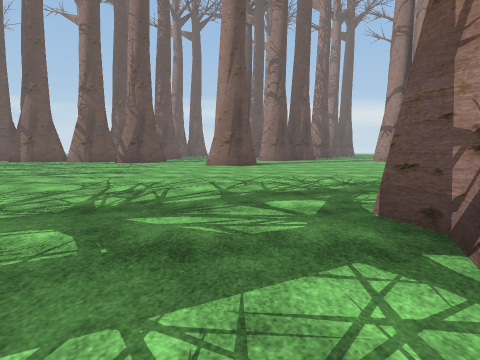
View 1 (above)

24 first-person views from a walk through a scene from a Unity 3-D project. The camera is 1.3 m above the floor, tilts 6° down and sees 80° across. The floor is counted in squares, 2 m on a side. Each view is taken from the middle of a square. On the plan, view 1 faces up. The plan holds only what a view shows up to about 9 squares ahead; the rest is blank. The place goes on beyond the plan. The player character is not drawn. Some surface patterns are stand-ins.

View 2
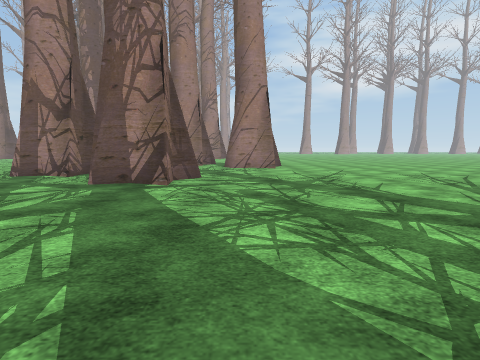

View 3
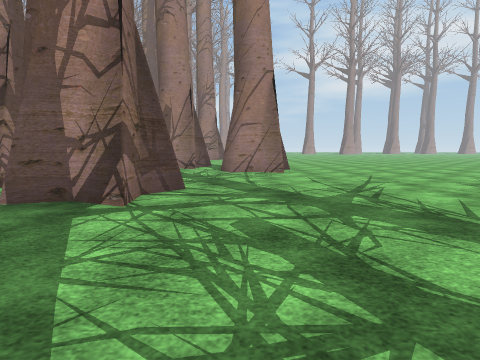

View 4
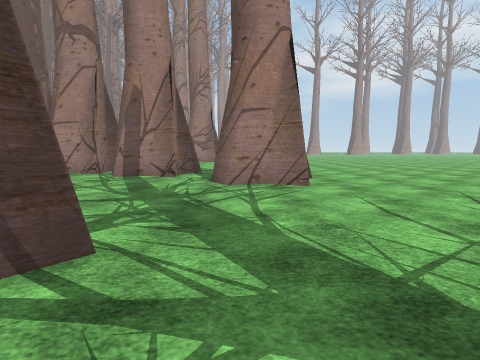

View 5
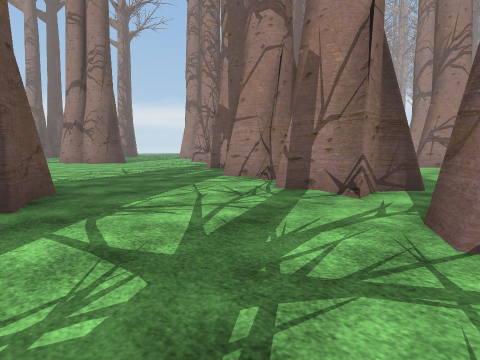

View 6
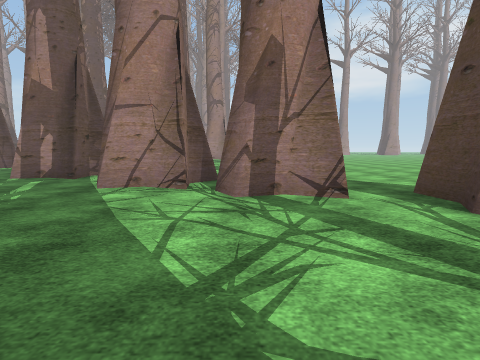

View 7
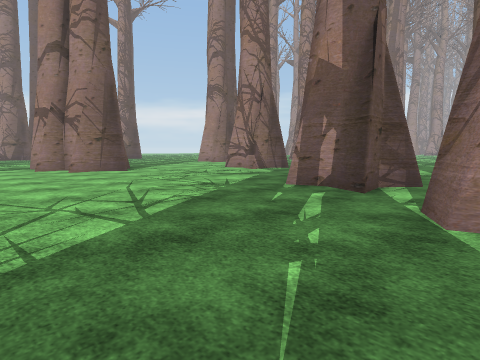

View 8
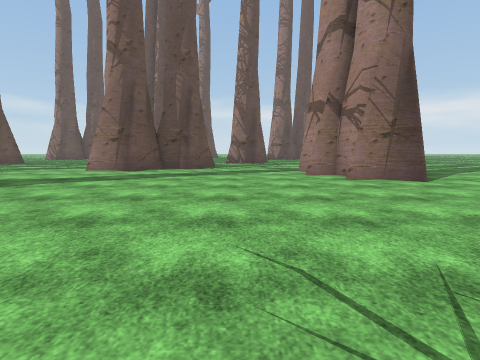

View 9
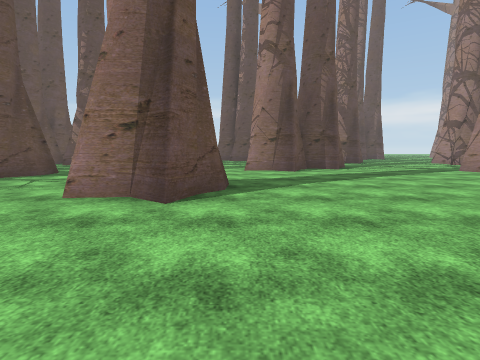

View 10
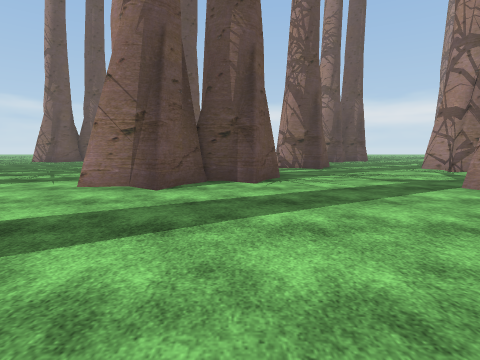

View 11
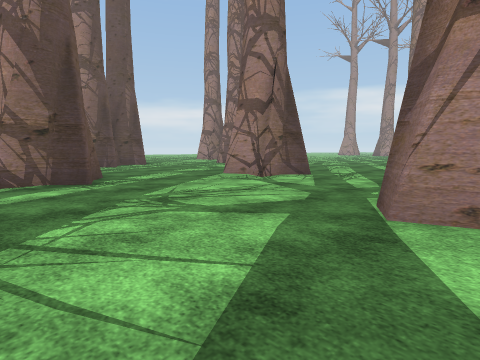

View 12
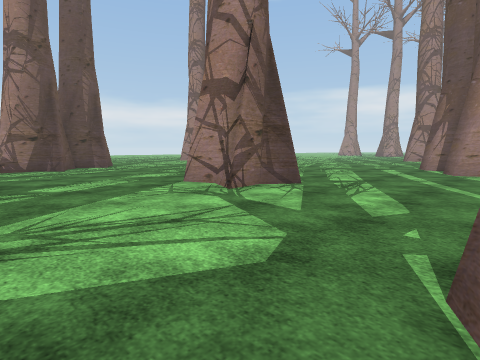

View 13
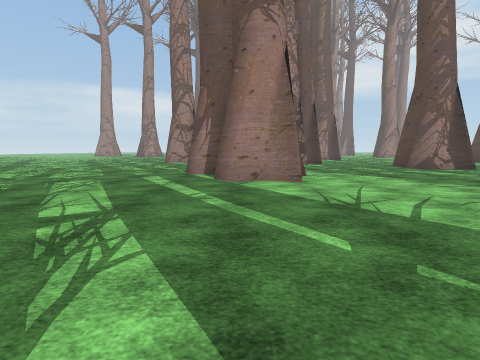

View 14
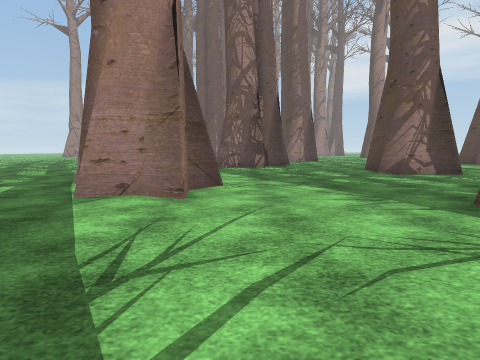

View 15
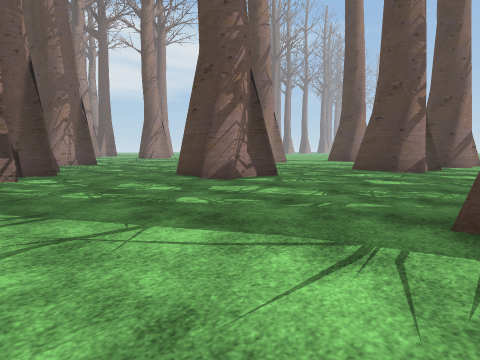

View 16
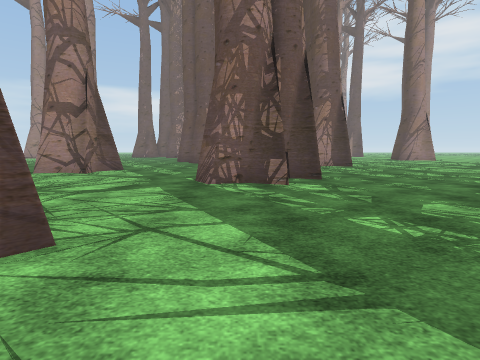

View 17
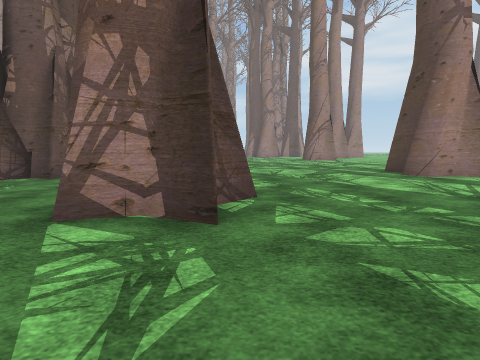

View 18
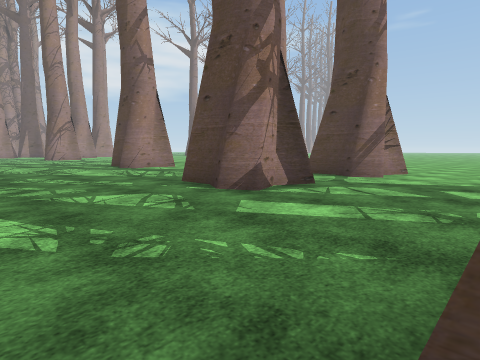

View 19
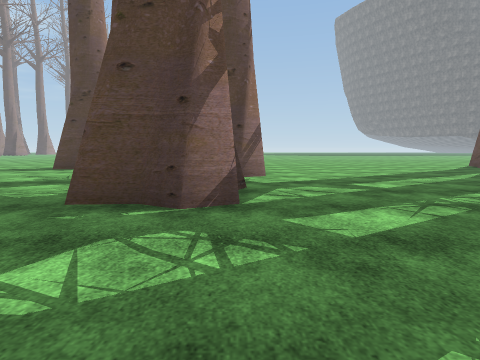

View 20
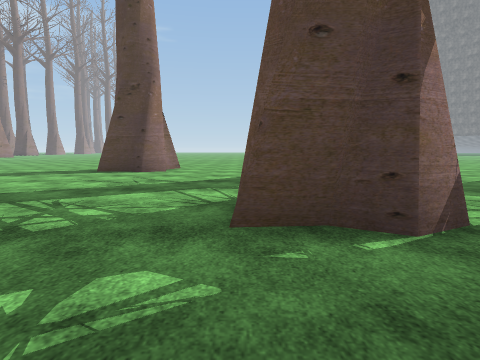

View 21
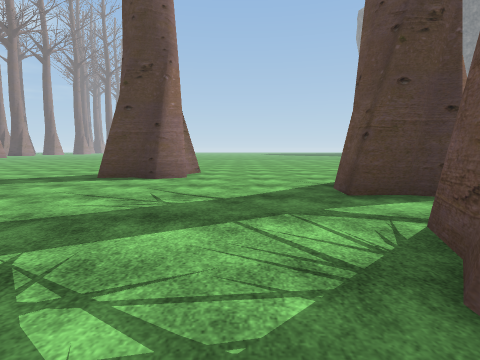

View 22
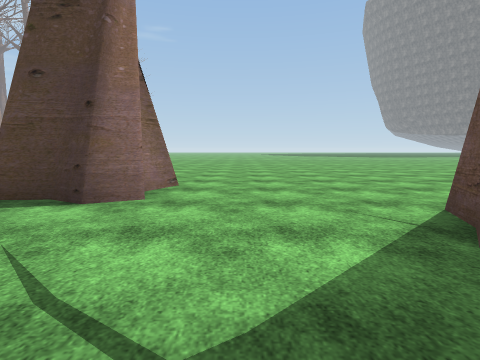

View 23
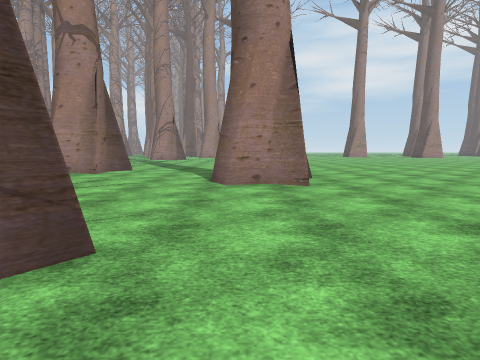

View 24
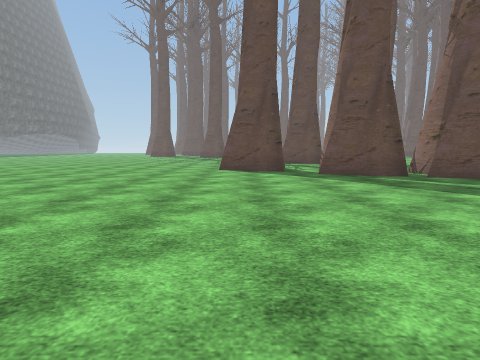

### Floor plan
Key: @ floor where view 1 was taken; # wall or solid block; x gap in a wall; . floor.
Columns run from 4 left of view 1 to 26 right of it. Each row starts with its distance up from view 1.
 29             #
 28             ##
 27             .#.
 26             ....
 25             .....     ..
 24             .....    ...
 23            #....    ......
 22           ##...#  ........   #
 21  ...     ......##.........  .##
 20  ...     ...............  ....#
 19   ...   #.............#  ......
 18    ... ##...........####.......
 17    ...##....## .....##........
 16    .........## ............#
 15 ..  .........# ............##
 14 ..   ........##.  ..........##
 13  .. #...........   #...........
 12  ..##............   ....##.....
 11   ................  ....## ....
 10    .....................##.....
  9 ................  #............
  8 ...............#   ............
  7 ...............## .............
  6 .....................###.......
  5 .......###...##  ....##.....##x
  4 .......##....##.............##
  3  .....##....###......##.......
  2   ....##....##.......##.......
  1  ......#..............#........
  0 ....@......##.............##...
 -1  ..........##.............# ...
 -2   .............................
 -3    ...........................
 -4     ..........................
 -5       ........................
 -6        .........           ...

Where each view was taken, in squares from view 1:
view 1: 0 up, 0 right, facing up
view 2: 0 up, 4 left, facing right
view 3: 0 up, 2 left, facing right
view 4: 0 up, 1 right, facing right
view 5: 0 up, 4 right, facing up-right
view 6: 3 up, 4 right, facing right
view 7: 5 up, 6 right, facing up-right
view 8: 8 up, 6 right, facing up
view 9: 8 up, 1 right, facing up
view 10: 12 up, 4 right, facing up
view 11: 16 up, 5 right, facing up-right
view 12: 17 up, 7 right, facing up-right
view 13: 18 up, 10 right, facing right
view 14: 16 up, 12 right, facing right
view 15: 16 up, 15 right, facing down-right
view 16: 16 up, 17 right, facing right
view 17: 10 up, 17 right, facing right
view 18: 10 up, 14 right, facing down-right
view 19: 10 up, 17 right, facing down
view 20: 9 up, 19 right, facing down
view 21: 7 up, 20 right, facing down
view 22: 4 up, 20 right, facing down
view 23: 0 up, 16 right, facing right
view 24: 1 down, 17 right, facing left
